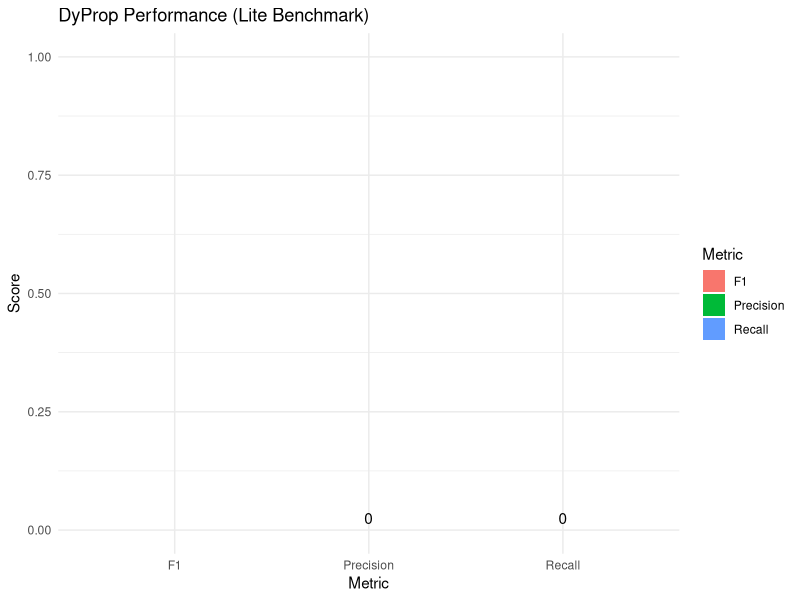

Here is the R script that generated this plot:
library(ggplot2)

# Load Metrics
metrics <- read.csv("paper_reproducibility/output/benchmark_metrics.csv")
print(metrics)

# Create Bar Plot
pdf("paper_reproducibility/figures/fig_benchmark_metrics.pdf", width = 6, height = 4)
p <- ggplot(metrics[metrics$Metric != "ScanTimeMins", ], aes(x = Metric, y = Value, fill = Metric)) +
    geom_bar(stat = "identity") +
    ylim(0, 1) +
    theme_minimal() +
    labs(title = "DyProp Performance (Lite Benchmark)", y = "Score") +
    geom_text(aes(label = round(Value, 2)), vjust = -0.5)

print(p)
dev.off()

message(">>> Figure saved to paper_reproducibility/figures/fig_benchmark_metrics.pdf")
